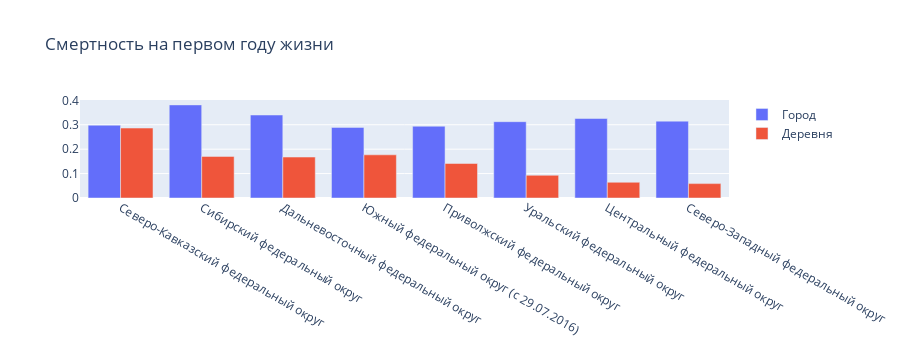

This figure's notebook cell:
### Markdown cell above
Видим, что так же присутствуют выбросы как и в численности населения, т.к. чем больше неаселение тем больше рождаемость и количество смертей.
Для понимания проблемы со смертностью, необходимо рассмотреть цифры на уровне региона и федеральных округов.

### Code cell
mask = df.copy()
mask = mask.groupby('Федеральный округ')[['Новорожденные','число умерших детей на первом году жизни в деревне 2020','число умерших детей на первом году жизни в городе 2020']].sum()
mask['% деревня'] = mask['число умерших детей на первом году жизни в деревне 2020']*100/mask['Новорожденные']
mask['% город'] = mask['число умерших детей на первом году жизни в городе 2020']*100/mask['Новорожденные']
mask['sum'] = mask['% деревня'] + mask['% город']
mask_sort = mask.sort_values(by='sum',ascending=False)
mask_sort = mask_sort.reset_index()


fig = go.Figure(layout={'title':'Смертность на первом году жизни','height':350})
fig.add_trace(go.Bar(x=mask_sort['Федеральный округ'],y=mask_sort['% город'],name='Город'))
fig.add_trace(go.Bar(x=mask_sort['Федеральный округ'],y=mask_sort['% деревня'],name='Деревня'))

### Figure 1 — Plotly figure (JSON) as saved in the notebook; plotly's stock layout.template omitted (floating-point values rounded to 4 significant figures)
{"data": [{"name": "Город", "type": "bar", "x": ["Северо-Кавказский федеральный округ", "Сибирский федеральный округ", "Дальневосточный федеральный округ", "Южный федеральный округ (с 29.07.2016)", "Приволжский федеральный округ", "Уральский федеральный округ", "Центральный федеральный округ", "Северо-Западный федеральный округ"], "y": [0.2983, 0.3814, 0.34, 0.2893, 0.294, 0.3127, 0.3256, 0.3149]}, {"name": "Деревня", "type": "bar", "x": ["Северо-Кавказский федеральный округ", "Сибирский федеральный округ", "Дальневосточный федеральный округ", "Южный федеральный округ (с 29.07.2016)", "Приволжский федеральный округ", "Уральский федеральный округ", "Центральный федеральный округ", "Северо-Западный федеральный округ"], "y": [0.2866, 0.1704, 0.1678, 0.1769, 0.1415, 0.09304, 0.06439, 0.0589]}], "layout": {"height": 350, "title": {"text": "Смертность на первом году жизни"}}}
